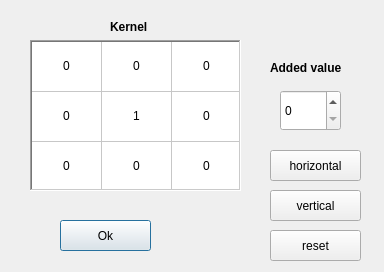
<?xml version="1.0" encoding="UTF-8"?>
<ui version="4.0">
 <class>LFilterForm</class>
 <widget class="QDialog" name="LFilterForm">
  <property name="geometry">
   <rect>
    <x>0</x>
    <y>0</y>
    <width>384</width>
    <height>272</height>
   </rect>
  </property>
  <property name="windowTitle">
   <string>Set kernel</string>
  </property>
  <widget class="QPushButton" name="okButton">
   <property name="geometry">
    <rect>
     <x>60</x>
     <y>220</y>
     <width>91</width>
     <height>31</height>
    </rect>
   </property>
   <property name="text">
    <string>Ok</string>
   </property>
  </widget>
  <widget class="QLabel" name="label">
   <property name="geometry">
    <rect>
     <x>110</x>
     <y>20</y>
     <width>57</width>
     <height>15</height>
    </rect>
   </property>
   <property name="text">
    <string>&lt;html&gt;&lt;head/&gt;&lt;body&gt;&lt;p&gt;&lt;span style=&quot; font-weight:600;&quot;&gt;Kernel&lt;/span&gt;&lt;/p&gt;&lt;/body&gt;&lt;/html&gt;</string>
   </property>
  </widget>
  <widget class="QLabel" name="label_2">
   <property name="geometry">
    <rect>
     <x>270</x>
     <y>60</y>
     <width>91</width>
     <height>16</height>
    </rect>
   </property>
   <property name="text">
    <string>&lt;html&gt;&lt;head/&gt;&lt;body&gt;&lt;p&gt;&lt;span style=&quot; font-weight:600;&quot;&gt;Added value&lt;/span&gt;&lt;/p&gt;&lt;/body&gt;&lt;/html&gt;</string>
   </property>
  </widget>
  <widget class="QSpinBox" name="addedVBox">
   <property name="geometry">
    <rect>
     <x>280</x>
     <y>90</y>
     <width>61</width>
     <height>41</height>
    </rect>
   </property>
   <property name="maximum">
    <number>255</number>
   </property>
  </widget>
  <widget class="QTableWidget" name="kernelWidget">
   <property name="geometry">
    <rect>
     <x>30</x>
     <y>40</y>
     <width>211</width>
     <height>151</height>
    </rect>
   </property>
   <property name="frameShape">
    <enum>QFrame::WinPanel</enum>
   </property>
   <property name="frameShadow">
    <enum>QFrame::Sunken</enum>
   </property>
   <property name="verticalScrollBarPolicy">
    <enum>Qt::ScrollBarAlwaysOff</enum>
   </property>
   <property name="horizontalScrollBarPolicy">
    <enum>Qt::ScrollBarAlwaysOff</enum>
   </property>
   <property name="sizeAdjustPolicy">
    <enum>QAbstractScrollArea::AdjustToContents</enum>
   </property>
   <property name="autoScroll">
    <bool>true</bool>
   </property>
   <property name="autoScrollMargin">
    <number>16</number>
   </property>
   <property name="showGrid">
    <bool>true</bool>
   </property>
   <property name="gridStyle">
    <enum>Qt::SolidLine</enum>
   </property>
   <attribute name="horizontalHeaderVisible">
    <bool>false</bool>
   </attribute>
   <attribute name="horizontalHeaderMinimumSectionSize">
    <number>30</number>
   </attribute>
   <attribute name="horizontalHeaderDefaultSectionSize">
    <number>70</number>
   </attribute>
   <attribute name="horizontalHeaderHighlightSections">
    <bool>true</bool>
   </attribute>
   <attribute name="verticalHeaderVisible">
    <bool>false</bool>
   </attribute>
   <attribute name="verticalHeaderMinimumSectionSize">
    <number>30</number>
   </attribute>
   <attribute name="verticalHeaderDefaultSectionSize">
    <number>50</number>
   </attribute>
   <row>
    <property name="text">
     <string>0</string>
    </property>
   </row>
   <row>
    <property name="text">
     <string>1</string>
    </property>
   </row>
   <row>
    <property name="text">
     <string>2</string>
    </property>
   </row>
   <column>
    <property name="text">
     <string>0</string>
    </property>
    <property name="textAlignment">
     <set>AlignCenter</set>
    </property>
   </column>
   <column>
    <property name="text">
     <string>1</string>
    </property>
    <property name="textAlignment">
     <set>AlignCenter</set>
    </property>
   </column>
   <column>
    <property name="text">
     <string>2</string>
    </property>
    <property name="textAlignment">
     <set>AlignCenter</set>
    </property>
   </column>
   <item row="0" column="0">
    <property name="text">
     <string>0</string>
    </property>
    <property name="textAlignment">
     <set>AlignCenter</set>
    </property>
    <property name="flags">
     <set>ItemIsSelectable|ItemIsEditable|ItemIsDragEnabled|ItemIsUserCheckable|ItemIsEnabled</set>
    </property>
   </item>
   <item row="0" column="1">
    <property name="text">
     <string>0</string>
    </property>
    <property name="textAlignment">
     <set>AlignCenter</set>
    </property>
   </item>
   <item row="0" column="2">
    <property name="text">
     <string>0</string>
    </property>
    <property name="textAlignment">
     <set>AlignCenter</set>
    </property>
   </item>
   <item row="1" column="0">
    <property name="text">
     <string>0</string>
    </property>
    <property name="textAlignment">
     <set>AlignCenter</set>
    </property>
   </item>
   <item row="1" column="1">
    <property name="text">
     <string>1</string>
    </property>
    <property name="textAlignment">
     <set>AlignCenter</set>
    </property>
   </item>
   <item row="1" column="2">
    <property name="text">
     <string>0</string>
    </property>
    <property name="textAlignment">
     <set>AlignCenter</set>
    </property>
   </item>
   <item row="2" column="0">
    <property name="text">
     <string>0</string>
    </property>
    <property name="textAlignment">
     <set>AlignCenter</set>
    </property>
   </item>
   <item row="2" column="1">
    <property name="text">
     <string>0</string>
    </property>
    <property name="textAlignment">
     <set>AlignCenter</set>
    </property>
   </item>
   <item row="2" column="2">
    <property name="text">
     <string>0</string>
    </property>
    <property name="textAlignment">
     <set>AlignCenter</set>
    </property>
   </item>
  </widget>
  <widget class="QPushButton" name="horizontalBtn">
   <property name="geometry">
    <rect>
     <x>270</x>
     <y>150</y>
     <width>91</width>
     <height>31</height>
    </rect>
   </property>
   <property name="text">
    <string>horizontal</string>
   </property>
  </widget>
  <widget class="QPushButton" name="verticalBtn">
   <property name="geometry">
    <rect>
     <x>270</x>
     <y>190</y>
     <width>91</width>
     <height>31</height>
    </rect>
   </property>
   <property name="text">
    <string>vertical</string>
   </property>
  </widget>
  <widget class="QPushButton" name="resetBtn">
   <property name="geometry">
    <rect>
     <x>270</x>
     <y>230</y>
     <width>91</width>
     <height>31</height>
    </rect>
   </property>
   <property name="text">
    <string>reset</string>
   </property>
  </widget>
 </widget>
 <tabstops>
  <tabstop>addedVBox</tabstop>
  <tabstop>okButton</tabstop>
 </tabstops>
 <resources/>
 <connections/>
</ui>
